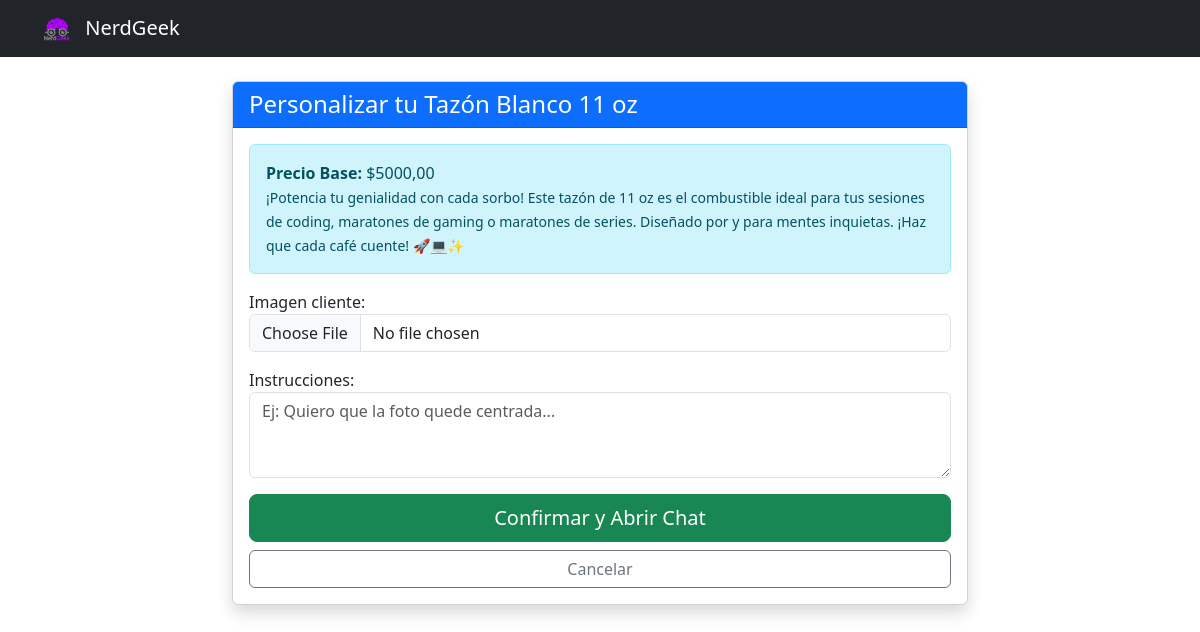
The page /producto/1/comprar/ (signed in) on the database its author committed.
### tienda/models.py (models this page shows, shortened)
class Producto(models.Model):
    TIPO_CHOICES = [
        ('sublimacion', 'Sublimación'),
        ('transfer', 'Transfer'),
        ('fotografia', 'Fotografía/Enmarcado'),
    ]
    nombre = models.CharField(max_length=100)
    descripcion = models.TextField()
    precio_base = models.DecimalField(max_digits=10, decimal_places=2)
    categoria = models.CharField(max_length=20, choices=TIPO_CHOICES)
    imagen_referencia = models.ImageField(upload_to='productos/')

### tienda/views.py (the view, shortened to what this page needs)
# urls.py: path('producto/<int:pk>/comprar/', views.CrearPedidoView.as_view(), name='crear_pedido'),
class CrearPedidoView(LoginRequiredMixin, CreateView):
    model = Pedido
    form_class = PedidoForm
    template_name = 'pedidos/crear_pedido.html'
    def setup(self, request, *args, **kwargs):
        super().setup(request, *args, **kwargs)
        self.producto = get_object_or_404(Producto, pk=self.kwargs['pk'])
    def get_context_data(self, **kwargs):
        context = super().get_context_data(**kwargs)
        context['producto'] = self.producto
        return context

### tienda/forms.py
class PedidoForm(forms.ModelForm):
    class Meta:
        model = Pedido
        fields = ['imagen_cliente', 'instrucciones']
        widgets = {
            'instrucciones': forms.Textarea(attrs={
                'class': 'form-control',
                'rows': 3,
                'placeholder': 'Ej: Quiero que la foto quede centrada...'
            }),
            'imagen_cliente': forms.FileInput(attrs={'class': 'form-control'}),
        }

### tienda/templates/pedidos/crear_pedido.html (shortened to what this page needs)
{% load static %}
<!DOCTYPE html>
<html lang="es">
<head>
    <link href="https://cdn.jsdelivr.net/npm/bootstrap@5.3.0/dist/css/bootstrap.min.css" rel="stylesheet">
</head>
<body>
    <nav class="navbar navbar-dark bg-dark mb-4">
        <div class="container">
            <a class="navbar-brand" href="{% url 'home' %}">
                <img src="{% static 'tienda/logo.png' %}" alt="Logo" width="30" height="30" class="d-inline-block align-text-top me-2">
                NerdGeek
            </a>
        </div>
    </nav>
    <div class="container">
        <div class="row justify-content-center">
            <div class="col-md-8">
                <div class="card shadow">
                    <div class="card-header bg-primary text-white">
                        <h4 class="mb-0">Personalizar tu {{ producto.nombre }}</h4>
                    </div>
                    <div class="card-body">
                        <div class="alert alert-info">
                            <strong>Precio Base:</strong> ${{ producto.precio_base }} <br>
                            <small>{{ producto.descripcion }}</small>
                        </div>
                        <form method="post" enctype="multipart/form-data">
                            {{ form.as_p }}
                            <div class="d-grid gap-2">
                                <button type="submit" class="btn btn-success btn-lg">Confirmar y Abrir Chat</button>
                                <a href="{% url 'home' %}" class="btn btn-outline-secondary">Cancelar</a>
                            </div>
                        </form>
                    </div>
                </div>
            </div>
        </div>
    </div>
</body>
</html>

### rows shown on the page
Producto: nombre "Tazón Blanco 11 oz", precio_base "5000,00", descripcion "¡Potencia tu genialidad con cada sorbo! Este tazón de 11 oz es el combustible ideal para tus sesiones de coding, maratones de gaming o maratones de series. Diseñado por y para mentes inquietas. ¡Haz que cada café cuente! 🚀💻✨"
